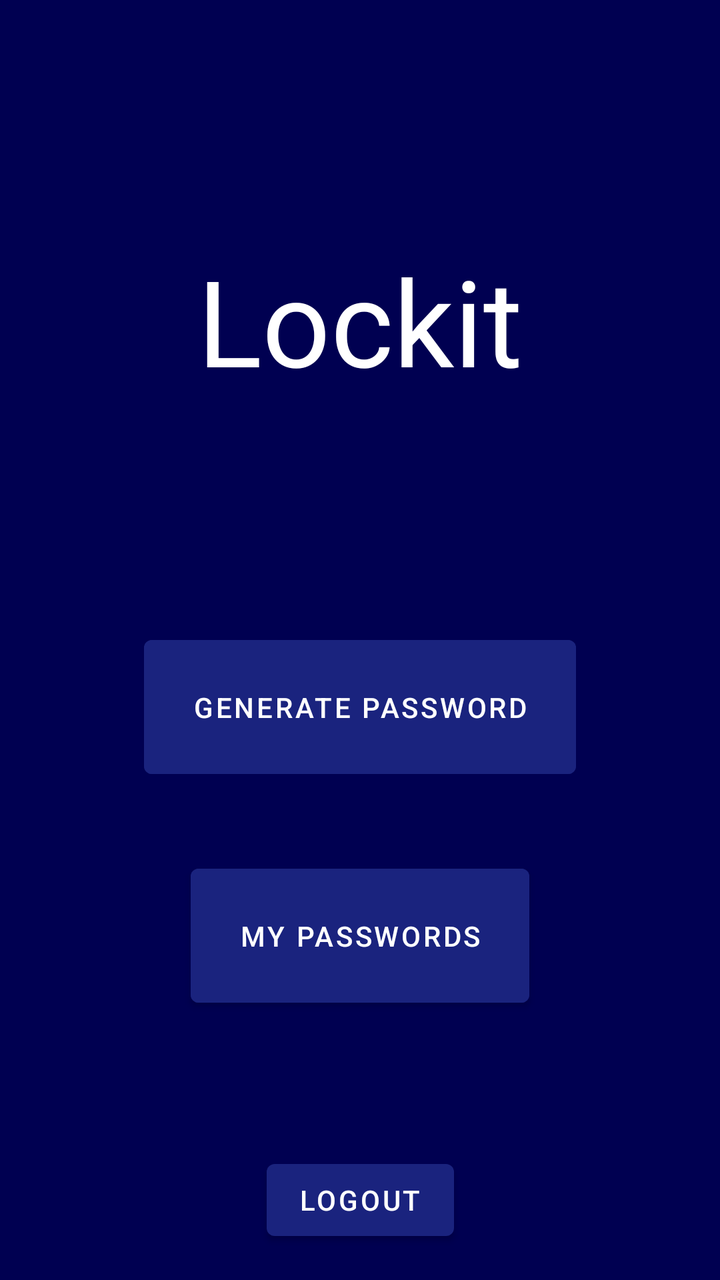
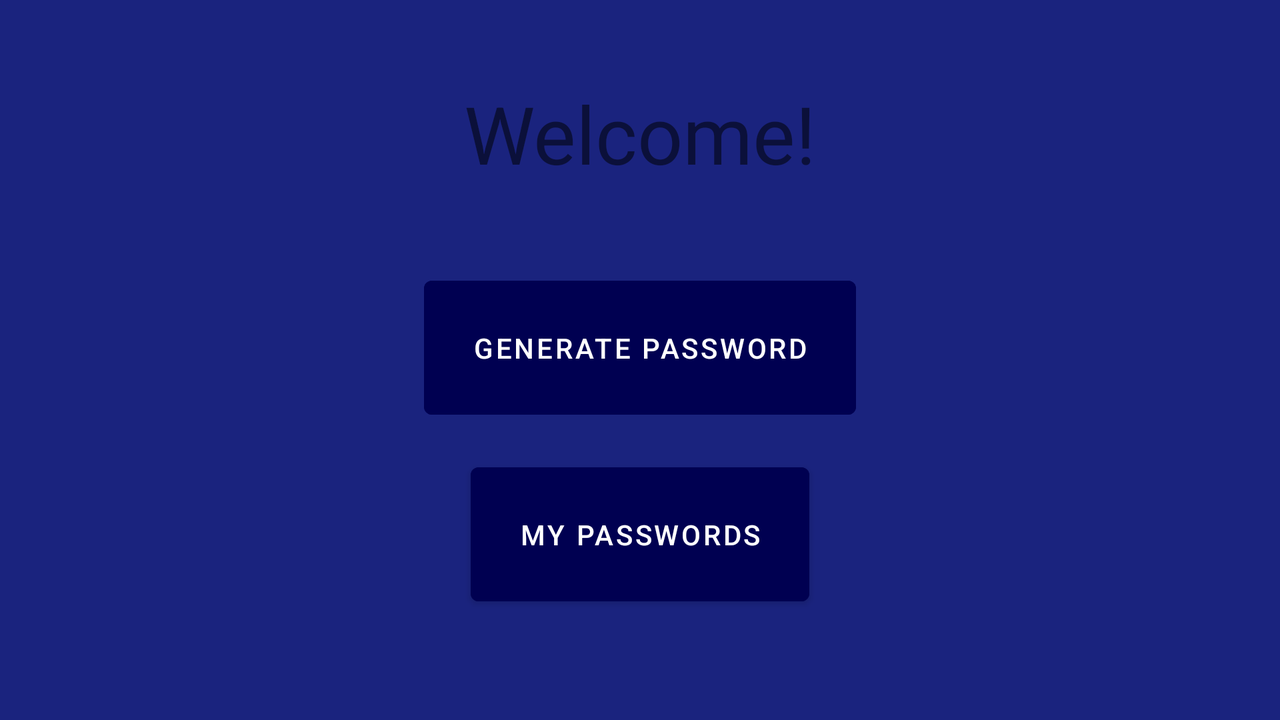

One screen, two layout resources from the same app: the default and the repository's alternative for another configuration. Each is rendered where Android would select it; the XML of both is given below.
<!-- AndroidManifest.xml: application theme Theme.Lockit -->
<!-- res/layout/landing_page_main.xml -->
<?xml version="1.0" encoding="utf-8"?>
<androidx.constraintlayout.widget.ConstraintLayout xmlns:android="http://schemas.android.com/apk/res/android"
    xmlns:app="http://schemas.android.com/apk/res-auto"
    xmlns:tools="http://schemas.android.com/tools"
    android:layout_width="match_parent"
    android:layout_height="match_parent"
    android:background="@color/primaryDarkColor"
    app:layout_behavior="@string/appbar_scrolling_view_behavior">


    <TextView
        android:id="@+id/welcome_text"
        android:layout_width="wrap_content"
        android:layout_height="wrap_content"
        android:layout_marginTop="120dp"
        android:textSize="60sp"
        android:text="@string/app_name"
        android:textColor="@color/primaryTextColor"
        app:layout_constraintEnd_toEndOf="parent"
        app:layout_constraintStart_toStartOf="parent"
        app:layout_constraintTop_toTopOf="parent" />

    <Button
        android:id="@+id/gen_pass_button"
        android:layout_width="wrap_content"
        android:layout_height="wrap_content"
        android:layout_marginTop="10dp"
        android:backgroundTint="@color/primaryColor"
        android:textColor="@color/secondaryTextColor"
        android:padding="@dimen/button_text_padding"
        android:text="@string/gen_password"
        app:layout_constraintBottom_toBottomOf="parent"
        app:layout_constraintEnd_toEndOf="parent"
        app:layout_constraintStart_toStartOf="parent"
        app:layout_constraintTop_toBottomOf="@+id/welcome_text"
        app:layout_constraintVertical_bias="0.296" />

    <Button
        android:id="@+id/my_pass"
        android:layout_width="wrap_content"
        android:layout_height="wrap_content"
        android:padding="@dimen/button_text_padding"
        android:backgroundTint="@color/primaryColor"
        android:text="@string/my_passwords"
        android:textColor="@color/secondaryTextColor"
        app:layout_constraintBottom_toBottomOf="parent"
        app:layout_constraintEnd_toEndOf="parent"
        app:layout_constraintStart_toStartOf="parent"
        app:layout_constraintTop_toBottomOf="@+id/gen_pass_button"
        app:layout_constraintVertical_bias="0.20999998" />


    <Button
        android:id="@+id/logout"
        android:layout_width="wrap_content"
        android:layout_height="wrap_content"
        android:text="@string/logout"
        android:layout_marginBottom="@dimen/fab_margin"
        android:textColor="@color/primaryTextColor"
        app:layout_constraintBottom_toBottomOf="parent"
        app:layout_constraintEnd_toEndOf="parent"
        app:layout_constraintStart_toStartOf="parent" />

</androidx.constraintlayout.widget.ConstraintLayout>
<!-- resources referenced by this layout -->
<resources>
  <color name="primaryColor">#1a237e</color>
  <color name="primaryDarkColor">#000051</color>
  <color name="primaryTextColor">#ffffff</color>
  <color name="secondaryTextColor">#ffffff</color>
  <dimen name="button_text_padding">24dp</dimen>
  <dimen name="fab_margin">16dp</dimen>
  <string name="app_name">Lockit</string>
  <string name="gen_password">Generate Password</string>
  <string name="logout">Logout</string>
  <string name="my_passwords">My Passwords</string>
  <style name="Theme.Lockit" parent="Theme.MaterialComponents.DayNight.DarkActionBar">
          
          <item name="colorPrimary">@color/primaryColor</item>
          <item name="colorPrimaryVariant">@color/primaryDarkColor</item>
          <item name="colorOnPrimary">@color/primaryTextColor</item>
          
          <item name="colorSecondary">@color/secondaryColor</item>
          <item name="colorSecondaryVariant">@color/secondaryDarkColor</item>
          <item name="colorOnSecondary">@color/secondaryTextColor</item>
          
          <item name="android:statusBarColor" tools:targetApi="l">?attr/colorPrimaryVariant</item>
          
      </style>
  <color name="secondaryColor">#1a237e</color>
  <color name="secondaryDarkColor">#000051</color>
</resources>
<!-- res/layout-land/landing_page_main.xml (the repository's variant of the layout above) -->
<!-- drawn on the phone turned sideways -->
<?xml version="1.0" encoding="utf-8"?>
<androidx.constraintlayout.widget.ConstraintLayout xmlns:android="http://schemas.android.com/apk/res/android"
    xmlns:app="http://schemas.android.com/apk/res-auto"
    xmlns:tools="http://schemas.android.com/tools"
    android:layout_width="match_parent"
    android:layout_height="match_parent"
    android:background="@color/primaryColor"
    app:layout_behavior="@string/appbar_scrolling_view_behavior">


    <TextView
        android:id="@+id/welcome_text"
        android:layout_width="wrap_content"
        android:layout_height="wrap_content"
        android:layout_marginTop="40dp"
        android:text="@string/welcome"
        android:textSize="40sp"
        app:layout_constraintEnd_toEndOf="parent"
        app:layout_constraintStart_toStartOf="parent"
        app:layout_constraintTop_toTopOf="parent" />

    <Button
        android:id="@+id/gen_pass_button"
        android:layout_width="wrap_content"
        android:layout_height="wrap_content"
        android:layout_marginTop="10dp"
        android:backgroundTint="@color/primaryDarkColor"
        android:padding="@dimen/button_text_padding"
        android:text="@string/gen_password"
        android:textColor="@color/secondaryTextColor"
        app:layout_constraintBottom_toBottomOf="parent"
        app:layout_constraintEnd_toEndOf="parent"
        app:layout_constraintStart_toStartOf="parent"
        app:layout_constraintTop_toBottomOf="@+id/welcome_text"
        app:layout_constraintVertical_bias="0.175" />

    <Button
        android:id="@+id/my_pass"
        android:layout_width="wrap_content"
        android:layout_height="wrap_content"
        android:padding="@dimen/button_text_padding"
        android:backgroundTint="@color/primaryDarkColor"
        android:text="@string/my_passwords"
        android:textColor="@color/secondaryTextColor"
        app:layout_constraintBottom_toBottomOf="parent"
        app:layout_constraintEnd_toEndOf="parent"
        app:layout_constraintStart_toStartOf="parent"
        app:layout_constraintTop_toBottomOf="@+id/gen_pass_button"
        app:layout_constraintVertical_bias="0.20999998" />


</androidx.constraintlayout.widget.ConstraintLayout>
<!-- resources referenced by the variant -->
<!-- as the phone turned sideways resolves them -->
<resources>
  <color name="primaryColor">#1a237e</color>
  <color name="primaryDarkColor">#000051</color>
  <color name="secondaryTextColor">#ffffff</color>
  <dimen name="button_text_padding">24dp</dimen>
  <string name="gen_password">Generate Password</string>
  <string name="my_passwords">My Passwords</string>
  <string name="welcome">Welcome!</string>
  <style name="Theme.Lockit" parent="Theme.MaterialComponents.DayNight.DarkActionBar">
          
          <item name="colorPrimary">@color/primaryColor</item>
          <item name="colorPrimaryVariant">@color/primaryDarkColor</item>
          <item name="colorOnPrimary">@color/primaryTextColor</item>
          
          <item name="colorSecondary">@color/secondaryColor</item>
          <item name="colorSecondaryVariant">@color/secondaryDarkColor</item>
          <item name="colorOnSecondary">@color/secondaryTextColor</item>
          
          <item name="android:statusBarColor" tools:targetApi="l">?attr/colorPrimaryVariant</item>
          
      </style>
  <color name="primaryTextColor">#ffffff</color>
  <color name="secondaryColor">#1a237e</color>
  <color name="secondaryDarkColor">#000051</color>
</resources>
